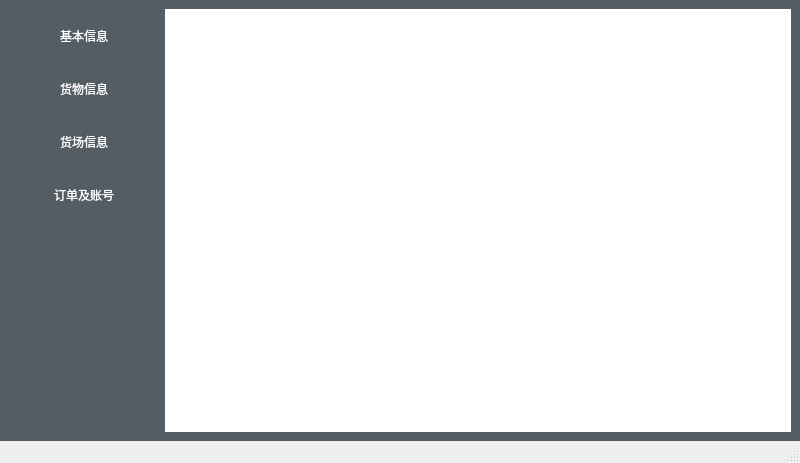
<?xml version="1.0" encoding="UTF-8"?>
<ui version="4.0">
 <class>main_interface</class>
 <widget class="QMainWindow" name="main_interface">
  <property name="geometry">
   <rect>
    <x>0</x>
    <y>0</y>
    <width>800</width>
    <height>463</height>
   </rect>
  </property>
  <property name="windowTitle">
   <string>主界面</string>
  </property>
  <widget class="QWidget" name="centralwidget">
   <property name="styleSheet">
    <string notr="true">QToolButton {
    width: 50px;
    height: 50px;
    font: 16pt &quot;Microsoft YaHei UI&quot;;
    border-radius: 100px;
	color: white;
    background-color: rgb(84, 92, 100);
	text-align: right;
    padding-right: 5px;
}
QToolButton:hover{
	color:gray;
	background-color:white;
}
QToolButton:pressed {
    background-color:black;
	color:white;
}
QToolButton:checked{
	background-color:black;
}

QWidget{
	background-color: rgb(84, 92, 100);
}
QWidget::stckedWidget{
	background-color:gray;
}
QPushButton[name= &quot;PushButton&quot;]={
	color:white;
    background-color: #409eff;
    border-color: #409eff;
    border-top-color: rgb(64, 158, 255);
    border-right-color: rgb(64, 158, 255);
    border-bottom-color: rgb(64, 158, 255);
    border-left-color: rgb(64, 158, 255);
}
QExitLine[name=&quot;SearchLine&quot;]{
	front:18px;
	
}
QLable[name=&quot;DisplayBox&quot;]{
	weight:150px;
	hight:200px;
}
</string>
   </property>
   <layout class="QGridLayout" name="gridLayout_2">
    <item row="0" column="0">
     <widget class="QWidget" name="widget" native="true">
      <property name="minimumSize">
       <size>
        <width>150</width>
        <height>0</height>
       </size>
      </property>
      <property name="maximumSize">
       <size>
        <width>150</width>
        <height>16777215</height>
       </size>
      </property>
      <layout class="QGridLayout" name="gridLayout">
       <property name="leftMargin">
        <number>2</number>
       </property>
       <property name="topMargin">
        <number>0</number>
       </property>
       <property name="rightMargin">
        <number>0</number>
       </property>
       <property name="bottomMargin">
        <number>8</number>
       </property>
       <property name="horizontalSpacing">
        <number>0</number>
       </property>
       <item row="0" column="0">
        <layout class="QGridLayout" name="navigationBar">
         <property name="sizeConstraint">
          <enum>QLayout::SetMaximumSize</enum>
         </property>
         <property name="horizontalSpacing">
          <number>0</number>
         </property>
         <item row="1" column="0">
          <spacer name="verticalSpacer">
           <property name="orientation">
            <enum>Qt::Vertical</enum>
           </property>
           <property name="sizeHint" stdset="0">
            <size>
             <width>20</width>
             <height>158</height>
            </size>
           </property>
          </spacer>
         </item>
         <item row="0" column="0">
          <layout class="QVBoxLayout" name="verticalLayout">
           <property name="spacing">
            <number>0</number>
           </property>
           <property name="bottomMargin">
            <number>5</number>
           </property>
           <item>
            <widget class="QToolButton" name="basicInformationButton">
             <property name="enabled">
              <bool>true</bool>
             </property>
             <property name="sizePolicy">
              <sizepolicy hsizetype="Fixed" vsizetype="Fixed">
               <horstretch>0</horstretch>
               <verstretch>0</verstretch>
              </sizepolicy>
             </property>
             <property name="maximumSize">
              <size>
               <width>200</width>
               <height>100</height>
              </size>
             </property>
             <property name="sizeIncrement">
              <size>
               <width>15</width>
               <height>15</height>
              </size>
             </property>
             <property name="layoutDirection">
              <enum>Qt::LeftToRight</enum>
             </property>
             <property name="autoFillBackground">
              <bool>false</bool>
             </property>
             <property name="text">
              <string> 基本信息</string>
             </property>
             <property name="icon">
              <iconset resource="Resourrces.qrc">
               <normaloff>:/icon/5.svg</normaloff>:/icon/5.svg</iconset>
             </property>
             <property name="iconSize">
              <size>
               <width>20</width>
               <height>20</height>
              </size>
             </property>
             <property name="toolButtonStyle">
              <enum>Qt::ToolButtonTextBesideIcon</enum>
             </property>
            </widget>
           </item>
           <item>
            <widget class="QToolButton" name="cargoInformationButton">
             <property name="sizePolicy">
              <sizepolicy hsizetype="Fixed" vsizetype="Fixed">
               <horstretch>0</horstretch>
               <verstretch>0</verstretch>
              </sizepolicy>
             </property>
             <property name="maximumSize">
              <size>
               <width>200</width>
               <height>100</height>
              </size>
             </property>
             <property name="layoutDirection">
              <enum>Qt::LeftToRight</enum>
             </property>
             <property name="autoFillBackground">
              <bool>false</bool>
             </property>
             <property name="text">
              <string> 货物信息</string>
             </property>
             <property name="icon">
              <iconset resource="Resourrces.qrc">
               <normaloff>:/icon/4.svg</normaloff>:/icon/4.svg</iconset>
             </property>
             <property name="iconSize">
              <size>
               <width>20</width>
               <height>20</height>
              </size>
             </property>
             <property name="toolButtonStyle">
              <enum>Qt::ToolButtonTextBesideIcon</enum>
             </property>
            </widget>
           </item>
           <item>
            <widget class="QToolButton" name="yardInformationButton">
             <property name="sizePolicy">
              <sizepolicy hsizetype="Maximum" vsizetype="Fixed">
               <horstretch>0</horstretch>
               <verstretch>0</verstretch>
              </sizepolicy>
             </property>
             <property name="maximumSize">
              <size>
               <width>200</width>
               <height>100</height>
              </size>
             </property>
             <property name="layoutDirection">
              <enum>Qt::LeftToRight</enum>
             </property>
             <property name="autoFillBackground">
              <bool>false</bool>
             </property>
             <property name="text">
              <string> 货场信息</string>
             </property>
             <property name="icon">
              <iconset resource="Resourrces.qrc">
               <normaloff>:/icon/1.svg</normaloff>:/icon/1.svg</iconset>
             </property>
             <property name="iconSize">
              <size>
               <width>20</width>
               <height>20</height>
              </size>
             </property>
             <property name="toolButtonStyle">
              <enum>Qt::ToolButtonTextBesideIcon</enum>
             </property>
            </widget>
           </item>
           <item>
            <widget class="QToolButton" name="accountmanageButton">
             <property name="sizePolicy">
              <sizepolicy hsizetype="Fixed" vsizetype="Fixed">
               <horstretch>0</horstretch>
               <verstretch>0</verstretch>
              </sizepolicy>
             </property>
             <property name="maximumSize">
              <size>
               <width>200</width>
               <height>100</height>
              </size>
             </property>
             <property name="layoutDirection">
              <enum>Qt::LeftToRight</enum>
             </property>
             <property name="autoFillBackground">
              <bool>false</bool>
             </property>
             <property name="text">
              <string> 订单及账号</string>
             </property>
             <property name="icon">
              <iconset resource="Resourrces.qrc">
               <normaloff>:/icon/9.svg</normaloff>:/icon/9.svg</iconset>
             </property>
             <property name="iconSize">
              <size>
               <width>16</width>
               <height>16</height>
              </size>
             </property>
             <property name="toolButtonStyle">
              <enum>Qt::ToolButtonTextBesideIcon</enum>
             </property>
            </widget>
           </item>
          </layout>
         </item>
        </layout>
       </item>
      </layout>
     </widget>
    </item>
    <item row="0" column="1">
     <widget class="QStackedWidget" name="stackedWidget">
      <property name="sizePolicy">
       <sizepolicy hsizetype="Expanding" vsizetype="Preferred">
        <horstretch>0</horstretch>
        <verstretch>0</verstretch>
       </sizepolicy>
      </property>
      <property name="styleSheet">
       <string notr="true">background-color: rgb(255, 255, 255);
</string>
      </property>
     </widget>
    </item>
   </layout>
  </widget>
  <widget class="QMenuBar" name="menubar">
   <property name="geometry">
    <rect>
     <x>0</x>
     <y>0</y>
     <width>800</width>
     <height>17</height>
    </rect>
   </property>
  </widget>
  <widget class="QStatusBar" name="statusbar"/>
 </widget>
 <resources>
  <include location="Resourrces.qrc"/>
 </resources>
 <connections/>
</ui>
